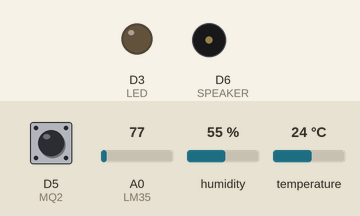
This sketch was run on a simulated ESP8266 (NodeMCU). Shown: output pins drawn as LEDs (lit = HIGH), buzzer (waves = sounding, pin HIGH). The test bench sets the inputs (shaded band); at power-on: D5 (MQ2) HIGH, A0 (LM35) = 77, humidity 55 %, temperature 24 °C. WiFi joins after 1.5 s; servers stay silent unless stated; no MQTT or app messages arrive unless stated; what the sketch prints to the serial monitor is not drawn.

Above: at 0.1 s.
At 1.6 s:
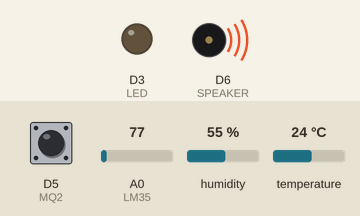
Timing chart, 0 to 3.1 s (numbered marks = the images above):
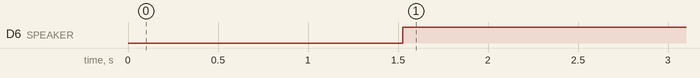

The sketch:

thinkspeak2.ino
```cpp
#include "DHT.h"
#include <ESP8266WiFi.h>
#include <PubSubClient.h>

#define DHTPIN D1
#define DHTTYPE DHT11
#define LM35 A0
#define MQ2 D5
#define SPEAKER D6
#define LED D3

/*lamnguyenk52a31@gmail.com
Bkav@2019
*/

DHT dht(DHTPIN,DHTTYPE);

String apiKey = "UTEVDG8PBX5I6M6F";

const char* ssid = "AndroidAP";
const char* password = "110119961";

const char* server = "api.thingspeak.com";
const char* mqtt_server = "192.168.43.49";


WiFiClient espclient;
PubSubClient client(espclient);
void callback(char* topic, byte* message, unsigned int length) {
  Serial.print("Message arrived on topic: ");
  Serial.print(topic);
  Serial.print(". Message: ");
  String messageTemp;

  for (int i = 0; i < length; i++) {
    Serial.print((char)message[i]);
    messageTemp += (char)message[i];
  }
  Serial.println();
}

void reconnect() {
  // Loop until we're reconnected
  while (!client.connected()) {
    Serial.print("Attempting MQTT connection...");
    // Attempt to connect
    if (client.connect("ESP8266Client","long","1")) {
      Serial.println("connected");
    } else {
      Serial.print("failed, rc=");
      Serial.print(client.state());
      Serial.println(" try again in 5 seconds");
      delay(5000);
    }
  }
}

void setup() {
  Serial.begin(115200);

  dht.begin();
  pinMode(LM35,INPUT);
  pinMode(MQ2,INPUT);
  pinMode(SPEAKER,OUTPUT);
  pinMode(LED,OUTPUT);

  WiFi.begin(ssid, password);
  Serial.print("Connecting to ");
  Serial.println(ssid);

  while (WiFi.status() != WL_CONNECTED) {
    delay(500);
    Serial.print(".");
  }
  Serial.println("");
  Serial.println("WiFi connected");
  client.setServer(mqtt_server, 1883);
  client.setCallback(callback);
}

void loop() {
  float DHT_hum = dht.readHumidity();
  float DHT_tem = dht.readTemperature();
  float f = dht.readTemperature(true);

  if(isnan(DHT_hum) || isnan(DHT_tem) || isnan(f)){
     Serial.println("Failed to read from DHT sensor!");
     delay(1000);
     return;
  }
  float LM35_tem = (analogRead(LM35)*333.0/1024.0);
  Serial.print("LM35: ");
  Serial.println(LM35_tem);

  float MQ2_value = digitalRead(MQ2);


  if( MQ2_value == 0 )
  {
    digitalWrite(SPEAKER,LOW);
    delay(1000);
  }
  else
  {
    digitalWrite(SPEAKER,HIGH);
    delay(1000);
  }

  if (espclient.connect(server, 80)) {

    String postStr = apiKey;
    postStr += "&field1=";
    postStr += String(DHT_tem);
    postStr += "&field2=";
    postStr += String(DHT_hum);

    //Lam edit
    postStr += "&field3=";
    postStr += String(LM35_tem);
    postStr += "&field4=";
    postStr += String(MQ2_value);
    postStr += "\r\n\r\n";

    espclient.print("POST /update HTTP/1.1\n");
    espclient.print("Host: api.thingspeak.com\n");
    espclient.print("Connection: close\n");
    espclient.print("X-THINGSPEAKAPIKEY: " + apiKey + "\n");
    espclient.print("Content-Type: application/x-www-form-urlencoded\n");
    espclient.print("Content-Length: ");
    espclient.print(postStr.length());
    espclient.print("\n\n");
    espclient.print(postStr);

    Serial.print("Temperature: ");
    Serial.print(DHT_tem);
    Serial.print(" oC Humidity: ");
    Serial.print(DHT_hum);
    Serial.print(" % LM35: ");
    Serial.print(LM35_tem);
    Serial.print(" oC MQ2: ");
    Serial.print(MQ2_value);
    Serial.println("% send to Thingspeak");
  }
  espclient.stop();

    if (!client.connected()) {
    reconnect();
  }
  client.loop();

  char temparr[8];

  String room = "1";

  sprintf(temparr, "%2.2f",LM35_tem);
  Serial.print("Temperature: ");
   String tempString(temparr);
   Serial.print(tempString);

//  client.publish("esp8266/temperature", tempString);
//
//  char humString[8];
//  sprintf(humString, "%2.2f", DHT_hum);
//  Serial.print("Humidity: ");
//  Serial.println(humString);
//  client.publish("esp8266/floors", humString);


  String totalLine = "{\"room\":\"" + room + "\", \"temperature\":" + tempString + "}";
  Serial.println(totalLine.c_str());
  client.publish("esp8266/room", totalLine.c_str(), true);


  Serial.println("Waiting…");
  // Đợi 10s rồi gửi tiếp dữ liệu
  delay(5000);
}
```

Measured:
- by itself, D6 (SPEAKER): LOW → HIGH at 1.5 s
